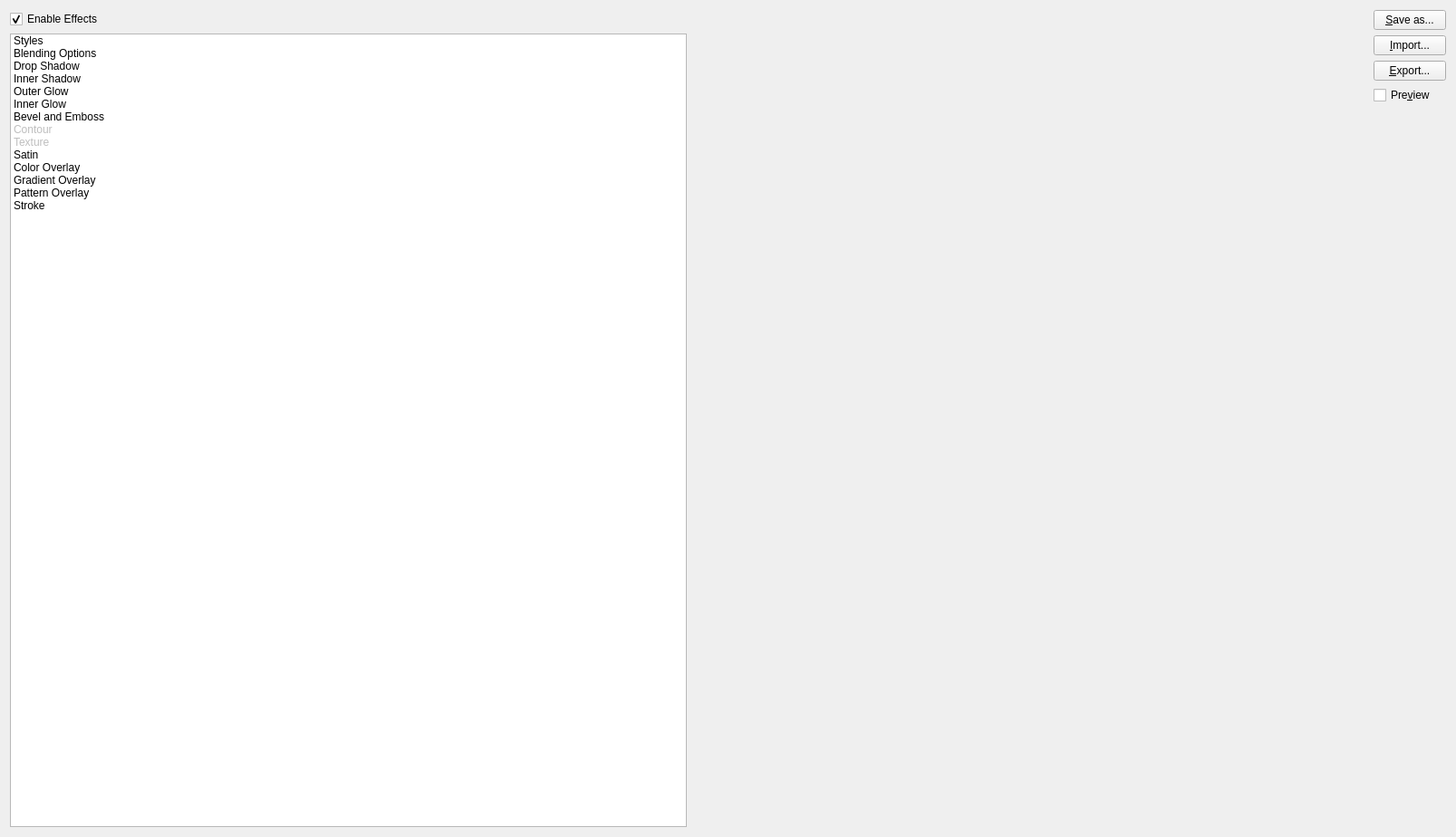
<?xml version="1.0" encoding="utf-8"?>
<ui version="4.0">
 <author>
    SPDX-FileCopyrightText: none
    SPDX-License-Identifier: GPL-3.0-or-later
  </author>
 <class>WdgStylesDialog</class>
 <widget class="QWidget" name="WdgStylesDialog">
  <property name="geometry">
   <rect>
    <x>0</x>
    <y>0</y>
    <width>1607</width>
    <height>924</height>
   </rect>
  </property>
  <layout class="QHBoxLayout" name="horizontalLayout">
   <item>
    <layout class="QVBoxLayout" name="verticalLayout_2">
     <item>
      <widget class="QCheckBox" name="chkMasterFxSwitch">
       <property name="text">
        <string>Enable Effects</string>
       </property>
       <property name="checked">
        <bool>true</bool>
       </property>
      </widget>
     </item>
     <item>
      <widget class="QListWidget" name="lstStyleSelector">
       <item>
        <property name="text">
         <string>Styles</string>
        </property>
       </item>
       <item>
        <property name="text">
         <string>Blending Options</string>
        </property>
       </item>
       <item>
        <property name="text">
         <string>Drop Shadow</string>
        </property>
        <property name="checkState">
         <enum>Unchecked</enum>
        </property>
       </item>
       <item>
        <property name="text">
         <string>Inner Shadow</string>
        </property>
        <property name="checkState">
         <enum>Unchecked</enum>
        </property>
       </item>
       <item>
        <property name="text">
         <string>Outer Glow</string>
        </property>
        <property name="checkState">
         <enum>Unchecked</enum>
        </property>
       </item>
       <item>
        <property name="text">
         <string>Inner Glow</string>
        </property>
        <property name="checkState">
         <enum>Unchecked</enum>
        </property>
       </item>
       <item>
        <property name="text">
         <string>Bevel and Emboss</string>
        </property>
        <property name="checkState">
         <enum>Unchecked</enum>
        </property>
       </item>
       <item>
        <property name="text">
         <string>Contour</string>
        </property>
        <property name="checkState">
         <enum>Unchecked</enum>
        </property>
        <property name="flags">
         <set>ItemIsSelectable|ItemIsDragEnabled|ItemIsUserCheckable</set>
        </property>
       </item>
       <item>
        <property name="text">
         <string>Texture</string>
        </property>
        <property name="checkState">
         <enum>Unchecked</enum>
        </property>
        <property name="flags">
         <set>ItemIsSelectable|ItemIsDragEnabled|ItemIsUserCheckable</set>
        </property>
       </item>
       <item>
        <property name="text">
         <string>Satin</string>
        </property>
        <property name="checkState">
         <enum>Unchecked</enum>
        </property>
       </item>
       <item>
        <property name="text">
         <string>Color Overlay</string>
        </property>
        <property name="checkState">
         <enum>Unchecked</enum>
        </property>
       </item>
       <item>
        <property name="text">
         <string>Gradient Overlay</string>
        </property>
        <property name="checkState">
         <enum>Unchecked</enum>
        </property>
       </item>
       <item>
        <property name="text">
         <string>Pattern Overlay</string>
        </property>
        <property name="checkState">
         <enum>Unchecked</enum>
        </property>
       </item>
       <item>
        <property name="text">
         <string comment="Layer Style - Stroke">Stroke</string>
        </property>
        <property name="checkState">
         <enum>Unchecked</enum>
        </property>
       </item>
      </widget>
     </item>
    </layout>
   </item>
   <item>
    <widget class="QStackedWidget" name="stylesStack"/>
   </item>
   <item>
    <layout class="QVBoxLayout" name="verticalLayout">
     <item>
      <widget class="QPushButton" name="btnNewStyle">
       <property name="text">
        <string comment="Save as new layer style...">&amp;Save as...</string>
       </property>
      </widget>
     </item>
     <item>
      <widget class="QPushButton" name="btnLoadStyle">
       <property name="text">
        <string>&amp;Import...</string>
       </property>
      </widget>
     </item>
     <item>
      <widget class="QPushButton" name="btnSaveStyle">
       <property name="text">
        <string>&amp;Export...</string>
       </property>
      </widget>
     </item>
     <item>
      <widget class="QCheckBox" name="chkPreview">
       <property name="text">
        <string>Pre&amp;view</string>
       </property>
      </widget>
     </item>
     <item>
      <widget class="QLabel" name="lblPreview">
       <property name="sizePolicy">
        <sizepolicy hsizetype="Fixed" vsizetype="Fixed">
         <horstretch>0</horstretch>
         <verstretch>0</verstretch>
        </sizepolicy>
       </property>
       <property name="text">
        <string/>
       </property>
      </widget>
     </item>
     <item>
      <spacer name="verticalSpacer">
       <property name="orientation">
        <enum>Qt::Vertical</enum>
       </property>
       <property name="sizeHint" stdset="0">
        <size>
         <width>20</width>
         <height>40</height>
        </size>
       </property>
      </spacer>
     </item>
    </layout>
   </item>
  </layout>
 </widget>
 <resources/>
 <connections/>
</ui>
